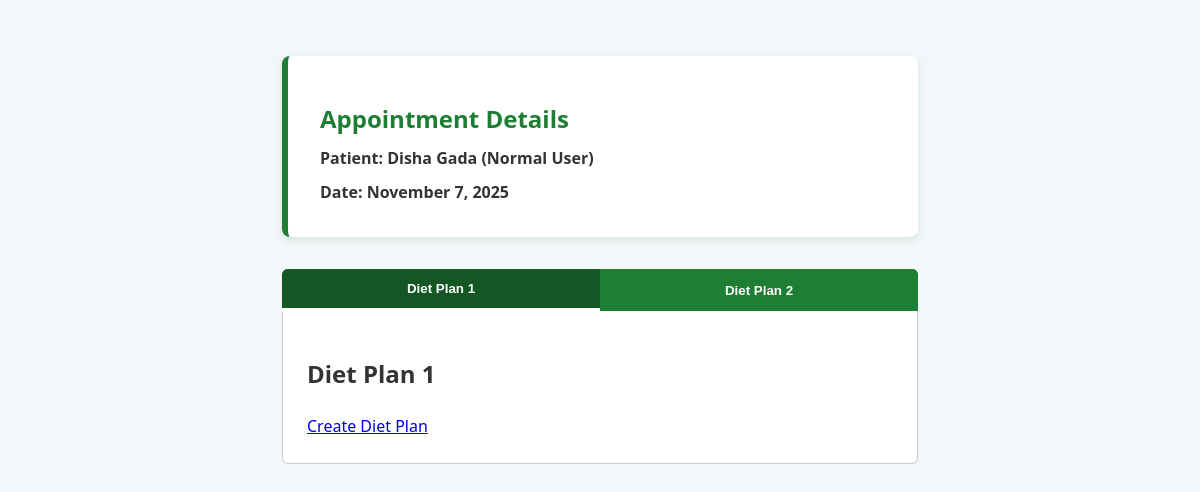
The app's page /appointment/detail/8/ (signed in), older data.
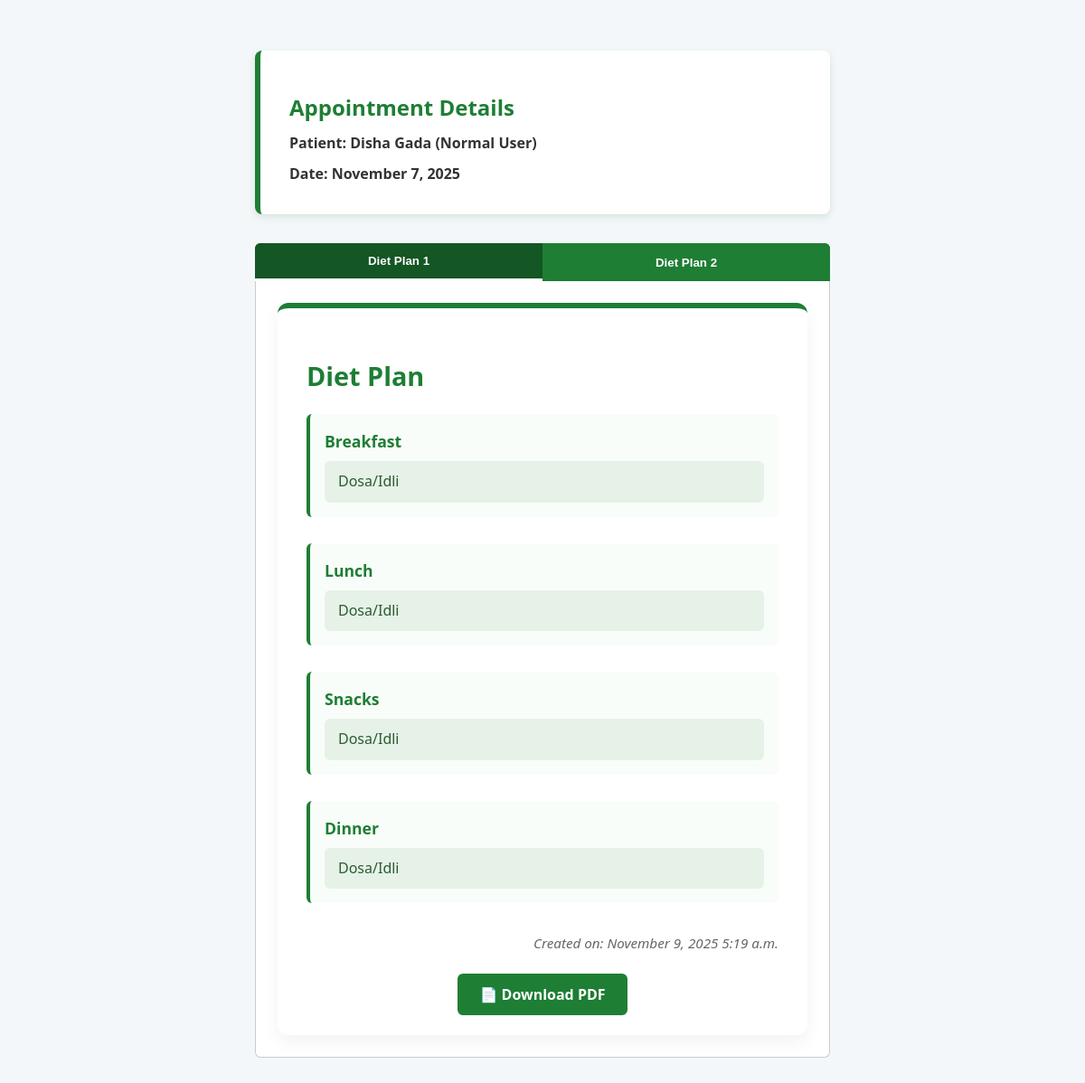
The same page, newer data.
### appointments/models.py (models this page shows, shortened)
class DietPlan(models.Model):
    appointment = models.ForeignKey(Appointment, on_delete=models.CASCADE, related_name='appointment')
    breakfast = models.TextField()
    lunch = models.TextField()
    snacks = models.TextField()
    dinner = models.TextField()
    created_at = models.DateTimeField(auto_now_add=True)
    diet_no=models.IntegerField()

### appointments/views.py (the view)
# urls.py: path('detail/<int:appointment_id>/', appointment_detail_view, name='appointment_detail'),
@role_required('DIETICIAN')
def appointment_detail_view(request, appointment_id):
    appointment = get_object_or_404(Appointment, id=appointment_id)
    diet_1=DietPlan.objects.filter(appointment=appointment,diet_no=1).first()
    diet_2=DietPlan.objects.filter(appointment=appointment,diet_no=2).first()
    context = {
        'appointment': appointment,
        'diet_1':diet_1,
        'diet_2':diet_2,
    }
    return render(request, 'appointments/appointment_detail.html', context)

### accounts/models.py (called while the page is built)
    def __str__(self):
        return f"{self.username} ({self.get_role_display()})"

### appointments/templates/appointments/appointment_detail.html (shortened to what this page needs)
<!DOCTYPE html>
<html lang="en">
<head>
</head>
<body>
    <div class="container">
  <section class="appointment-info" aria-label="Appointment details">
    <h1>Appointment Details</h1>
    <p><strong>Patient:</strong> {{ appointment.patient }}</p>
    <p><strong>Date:</strong> {{ appointment.datetime|date:"F j, Y" }}</p>
  </section>
<div class="nav-tabs">
    <button class="tab-btn active" onclick="toggleTab(0)">Diet Plan 1</button>
    <button class="tab-btn" onclick="toggleTab(1)">Diet Plan 2</button>
  </div>
  <div class="tab-panel active">
    {% if diet_1 %}
   <div class="diet-card">
    <h1>Diet Plan</h1>
    <div class="meal-section">
      <h2>Breakfast</h2>
      <p>{{diet_1.breakfast}}</p>
    </div>
    <div class="meal-section">
      <h2>Lunch</h2>
      <p>{{diet_1.snacks}}</p>
    </div>
    <div class="meal-section">
      <h2>Snacks</h2>
      <p>{{diet_1.lunch}}</p>
    </div>
    <div class="meal-section">
      <h2>Dinner</h2>
      <p>{{diet_1.dinner}}</p>
    </div>
    <div class="plan-date">
      Created on: {{diet_1.created_at|date:"F j, Y g:i a"}}
    </div>
    <div style="text-align:center; margin-top: 2rem;">
  <a href="{% url 'download_diet_pdf' appointment.id %}"
     style="background-color: #1e7e34; color: white; padding: 12px 24px;
            border-radius: 6px; text-decoration: none; font-weight: 600;">
     📄 Download PDF
  </a>
</div>
  </div>
    {% else %}
    <h2>Diet Plan 1</h2>
    <a href="/appointment/{{appointment.id}}/diet-plan/create/1">Create Diet Plan</a>
    {% endif %}
  </div>
</div>
</body>
</html>

Row changes from the older to the newer data that the page shows:
added DietPlan: breakfast "Dosa/Idli", snacks "Dosa/Idli", lunch "Dosa/Idli", dinner "Dosa/Idli", created_at "November 9, 2025 5:19 a.m."
Text that changed along with them:
text no longer shown: "Diet Plan 1 Create Diet Plan"
text now shown: "Diet Plan Breakfast Lunch Snacks Dinner Created on: 📄 Download PDF"
